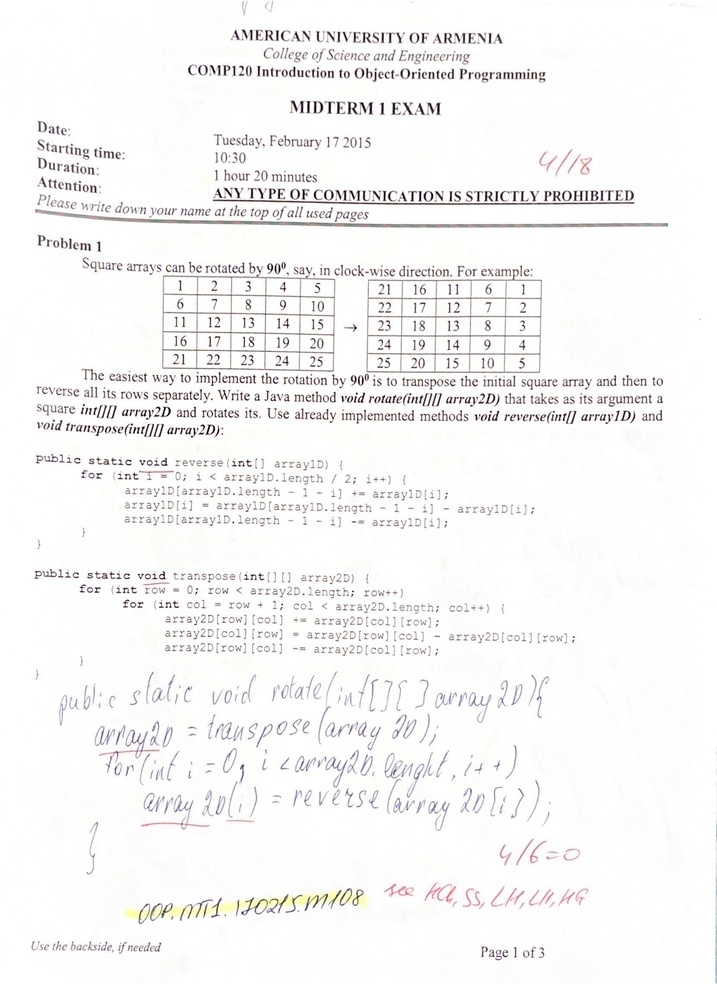
#> input picture img5.jpg, 717 x 984 px, shrunk from 1661 x 2280 before the run, found by its file name
$ python stabilizer_v1.py
#> lines starting #> are read from the running program, lines starting #| are printed output that depends on the picture; after the words box and inside, x2 and y2 are one past the last pixel; in counts of white or black regions, pixels touching at a corner belong together; long printed decimals are rounded
#> in main, im is the input picture: shape (984, 717, 3); mean B, G, R 245.5, 245.8, 246.5
"""
STAGE 1

1. MANUALLY: eliminate the printed text and crop the handwriting
2. AUTOMATED: remove the instructor’s marks in red
3. AUTOMATED: sharpen, blur and convert the cropped image to binary format
"""

import cv2
import math
import numpy as np
from datetime import datetime
from time import time


def remove_red_marks(image):  # EXAMPLE: T5
    for i in range(image.shape[0]):
        for j in range(image.shape[1]):
            # NOTE: OpenCV stores images in BGR format rather than RGB
            r = int(image[i][j][2])
            g = int(image[i][j][1])
            b = int(image[i][j][0])

            # if red is the highest value and green and blue are about the same
            if r > g and r > b and (g - b) < 30:
                image[i][j] = [255, 255, 255]

    return image


def convert_to_binary_and_save(image):  # EXAMPLE: T7

    # Sharpen and Blur the image
    kernel = np.array([[-1, -1, -1], [-1, 9, -1], [-1, -1, -1]])
    sharpened = cv2.filter2D(image, -1, kernel)  # cv2.filter2D(image, -1, kernel) can be used for a faster computation
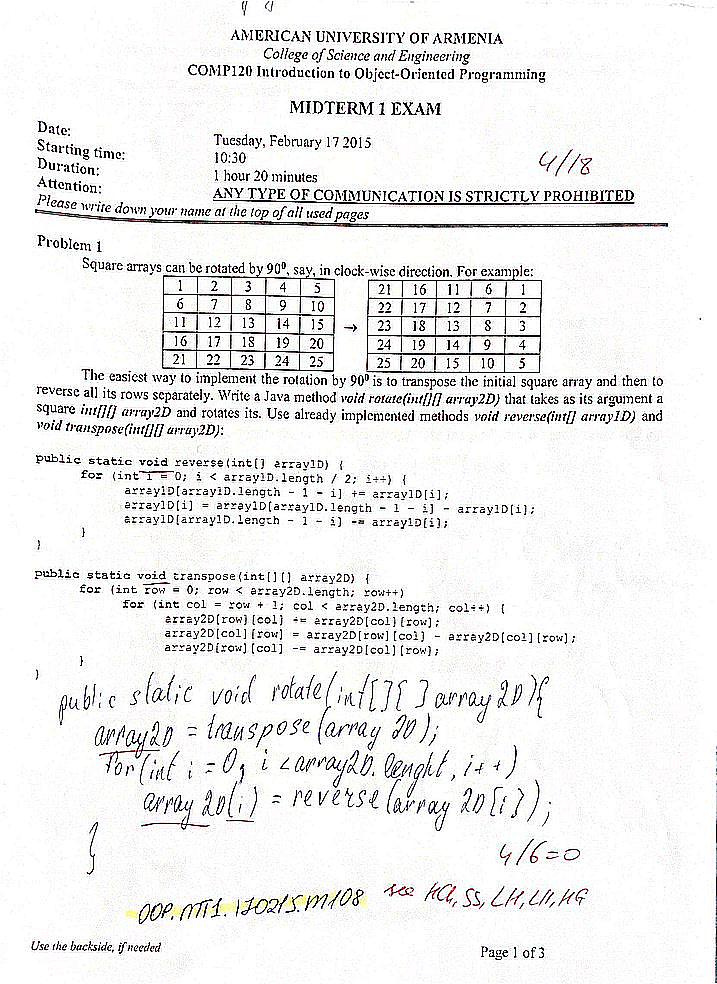
#> sharpened: shape (984, 717, 3); mean B, G, R 237.5, 237.9, 238.1

    blurred = cv2.GaussianBlur(sharpened, (5, 5), 5)
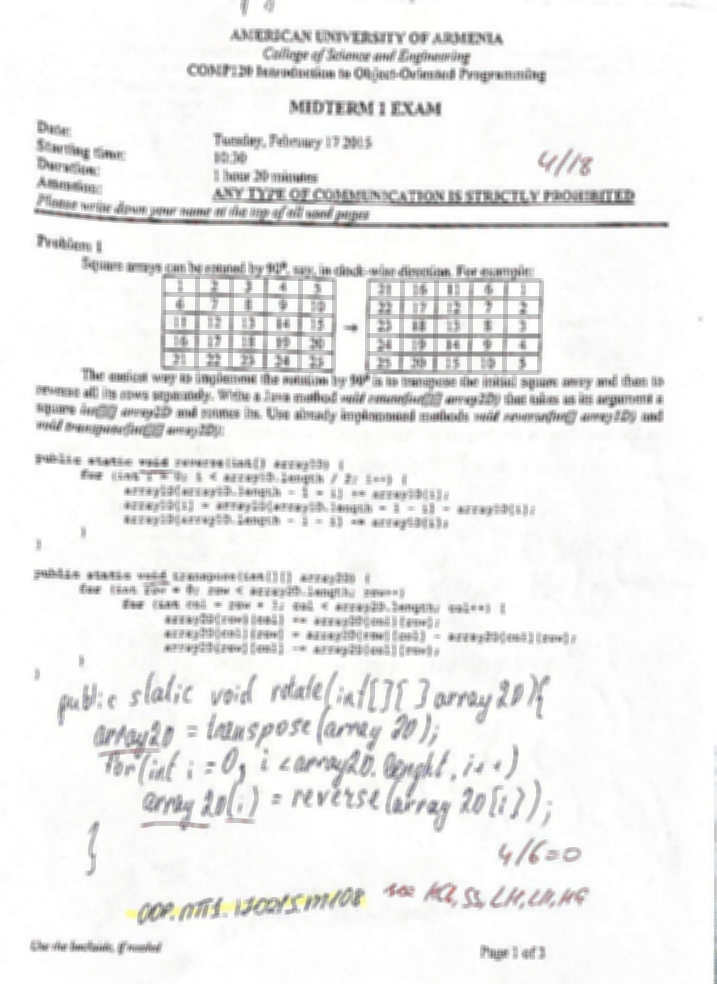
#> blurred: shape (984, 717, 3); mean B, G, R 237.5, 237.9, 238.1

    # To grayscale
    gray = cv2.cvtColor(blurred, cv2.COLOR_BGR2GRAY)

    cv2.imwrite('beforeAC.jpg', gray)

    # # Apply automatic contrast
    # clahe = cv2.createCLAHE(clipLimit=2.0, tileGridSize=(8, 8))
    # contrast_enhanced = clahe.apply(gray)


    # To binary
    _, binary = cv2.threshold(gray, 127, 255, cv2.THRESH_BINARY)
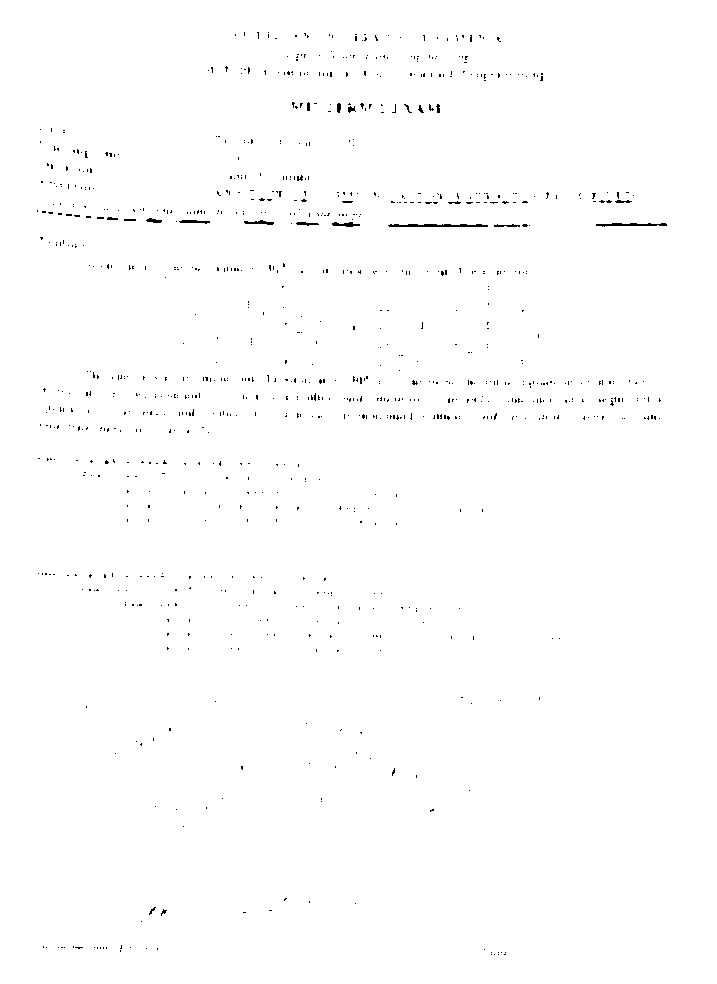
#> binary: shape (984, 717); 99.4% white; black in thin lines or dots, all inside (x1, y1, x2, y2) = (37, 32, 667, 955)

    return binary


def apply_hough_transform(image):  # EXAMPLE: T17
    ## Edge detection
    # edges = cv2.Canny(blurred, 50, 150, apertureSize=3)
    # gray = cv2.cvtColor(image, cv2.COLOR_BGR2GRAY)
    _, thresh = cv2.threshold(image, 0, 255, cv2.THRESH_BINARY_INV + cv2.THRESH_OTSU)

    # Apply Hough Transform
    lines = cv2.HoughLines(thresh, 1, np.pi / 180, 200)
#> lines = [[218, 1.59], [225, 1.57]]

    cimg = np.copy(image)  # EXAMPLE: T11
    # Draw the lines on the original image
    if lines is not None:
        for rho, theta in lines[:, 0]:
            a = np.cos(theta)
            b = np.sin(theta)
            x0 = a * rho
            y0 = b * rho
            x1 = int(x0 + 1000 * (-b))
            y1 = int(y0 + 1000 * (a))
            x2 = int(x0 - 1000 * (-b))
            y2 = int(y0 - 1000 * (a))
            cv2.line(cimg, (x1, y1), (x2, y2), (0, 0, 255), 2)
#> this loop made 2 passes
#> (rho, theta, a, b, x0, y0, x1, y1) on passes 1 to 2: (218, 1.59, -0.0175, 1, -3.8, 218, -1003, 200), (225, 1.57, -4.37e-08, 1, -9.84e-06, 225, -1000, 224)
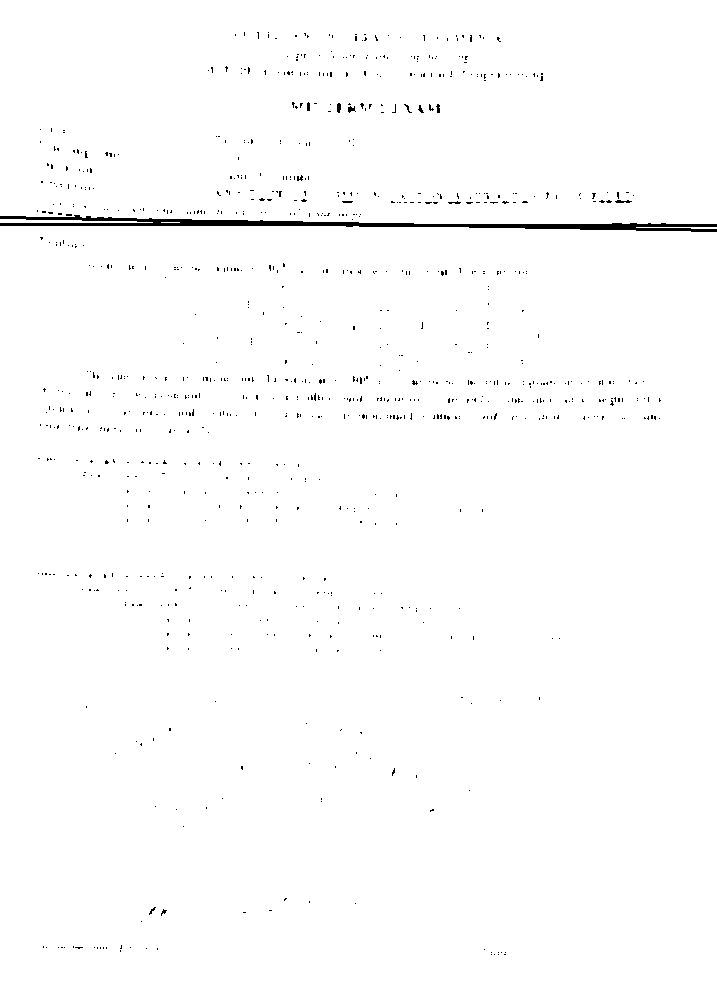
#> cimg: shape (984, 717); 99% white; 943 black regions (932 under 20 px), largest, box (x1, y1, x2, y2) and area: (0, 215, 717, 232) 3783, (615, 200, 632, 203) 35, (337, 103, 341, 113) 34

    # cv2.imwrite('INI.jpg', cimg)

    # average of theta values from Hough Transform
    if lines is not None:
        theta_radians = np.mean(lines[:, 0][:, 1])
#> theta_radians = 1.58

        # Convert theta to degrees
        theta_degrees = math.degrees(theta_radians)
#> theta_degrees = 90.5

        # Calculate the angle of the line with the x-axis
        angle = 90 - theta_degrees
#> angle = -0.5

        print("Average Theta (degrees):", angle, round(angle, 2))
#| Average Theta (degrees): -0.5 -0.5

        # Rotate the image if the angle < 10 degrees
        if abs(angle) < 10:
            # Get the dimensions of the image
            height, width = image.shape[:2]
#> height = 984; width = 717
            center = (width / 2, height / 2)
#> center = (358.5, 492)
            rotation_matrix = cv2.getRotationMatrix2D(center, -round(angle, 2), 1.0)
#> rotation_matrix = [[1, 0.00873, -4.28], [-0.00873, 1, 3.15]]
            image = cv2.warpAffine(image, rotation_matrix, (width, height), borderValue=(255, 255, 255))
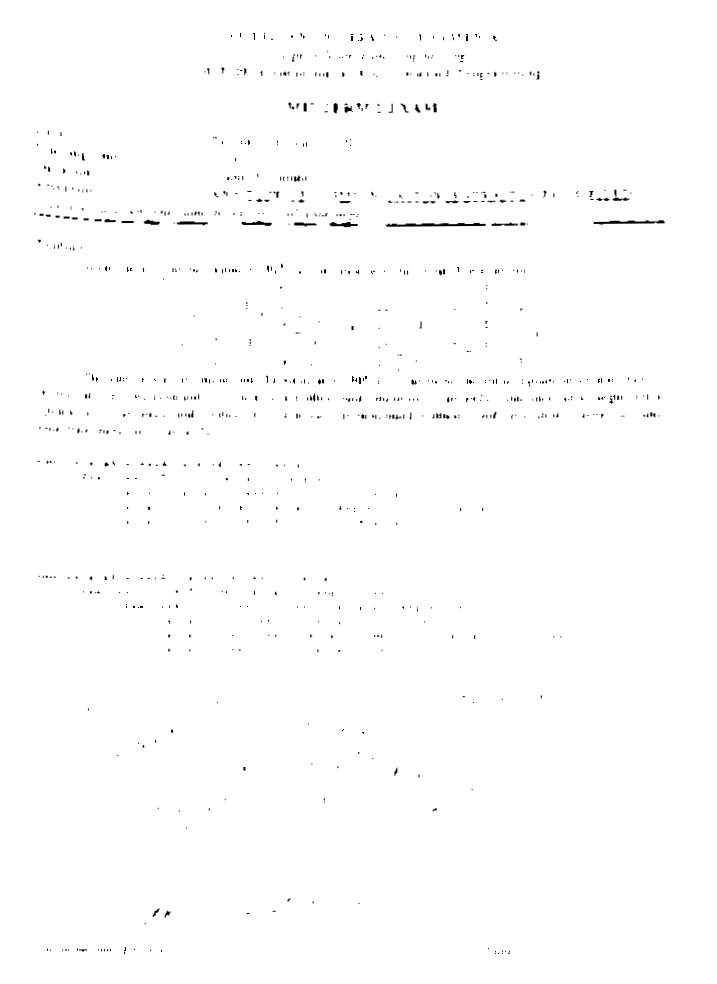
#> image: shape (984, 717); min 0, max 255, mean 253.5

    return image


def main():
    ## Read

    filename = 'img5.jpg'
    im = cv2.imread(filename)

    ## Image Manipulation

    # im = remove_red_marks(im)
    im = convert_to_binary_and_save(im)
    im = apply_hough_transform(im)

    ## Write

    # today = datetime.now().strftime("%d%m%y")
    # today = str(round(time()))[-6:]  # consistent for 11 days after dec 21st 2023
    # cv2.imwrite(f'CRS.TST.{today}.{filename.split(".")[0]}_bin.png', im)
    cv2.imwrite('imgtest1.jpg', im)

main()

$ run again, with A1.jpg copied over img5.jpg
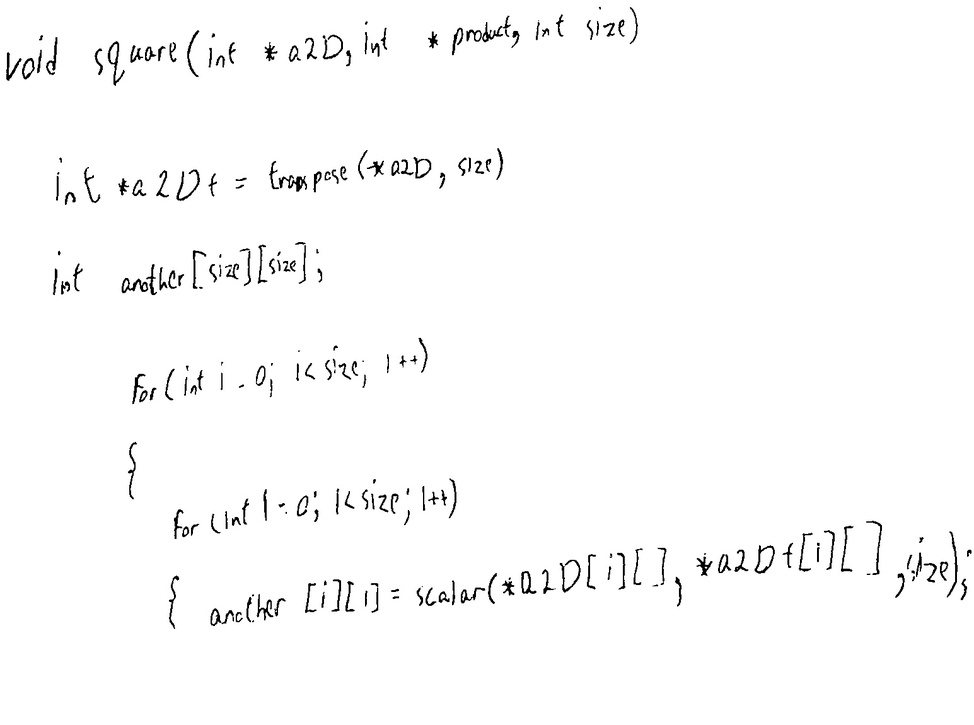
#> input picture A1.jpg, 974 x 725 px, shrunk from 1545 x 1150 before the run, found by its file name
#> in main, im is the input picture: shape (725, 974, 3); min 0, max 255, mean 250.8
#> in convert_to_binary_and_save, `blurred = cv2.GaussianBlur(sharpened, (5, 5), 5)`:
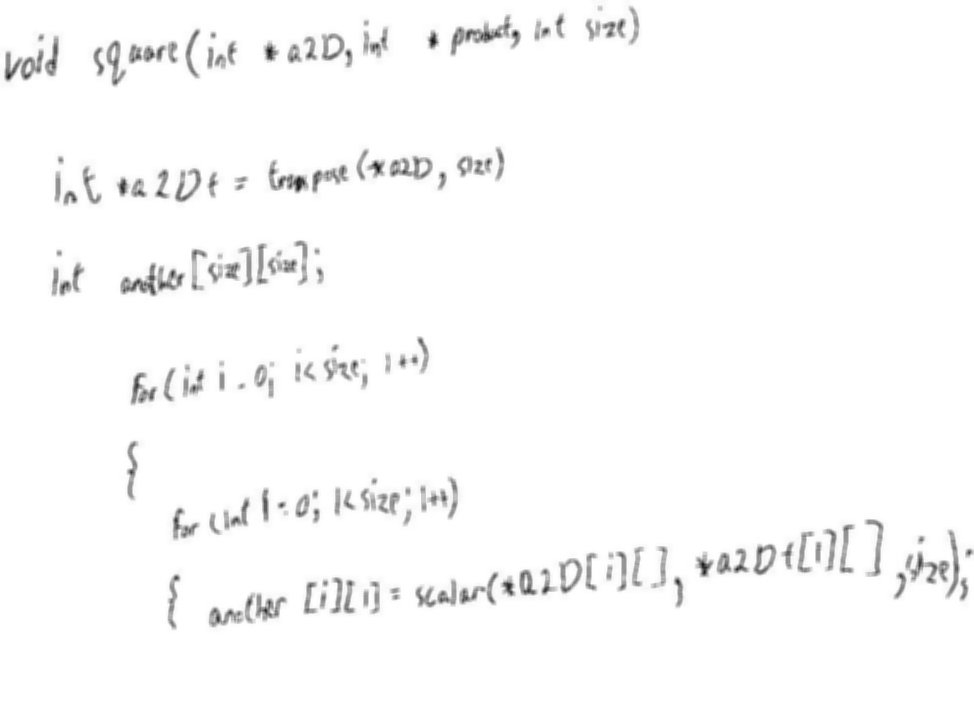
#> blurred: shape (725, 974, 3); min 11, max 255, mean 250.3
#> in convert_to_binary_and_save, `_, binary = cv2.threshold(gray, 127, 255, cv2.THRESH_BINARY)`:
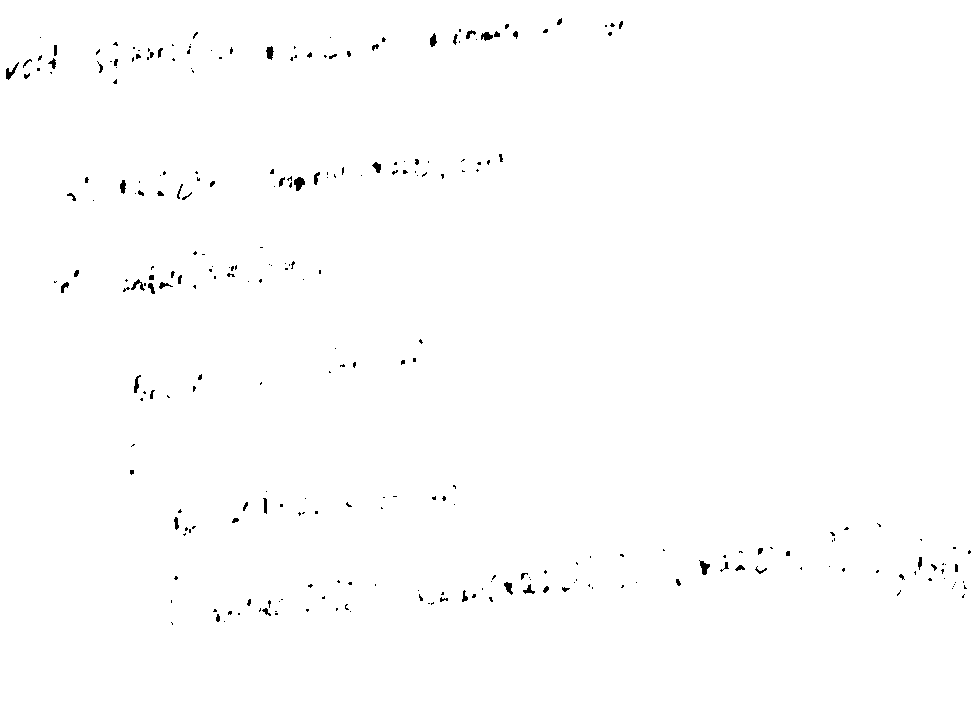
#> binary: shape (725, 974); 99.5% white; 275 black regions (211 under 20 px), largest, box (x1, y1, x2, y2) and area: (294, 177, 305, 191) 101, (699, 560, 710, 575) 86, (6, 62, 19, 80) 81
#> lines = None

$ run again, with A111.jpg copied over img5.jpg
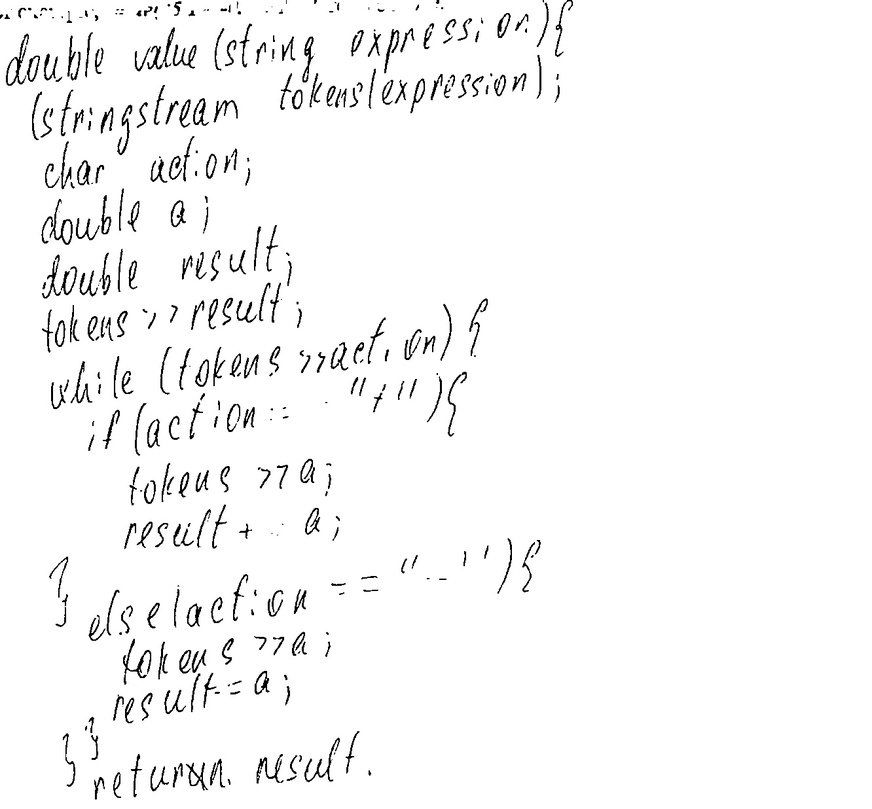
#> input picture A111.jpg, 872 x 809 px, shrunk from 1332 x 1236 before the run, found by its file name
#> in main, im is the input picture: shape (809, 872, 3); min 0, max 255, mean 247.3
#> in convert_to_binary_and_save, `blurred = cv2.GaussianBlur(sharpened, (5, 5), 5)`:
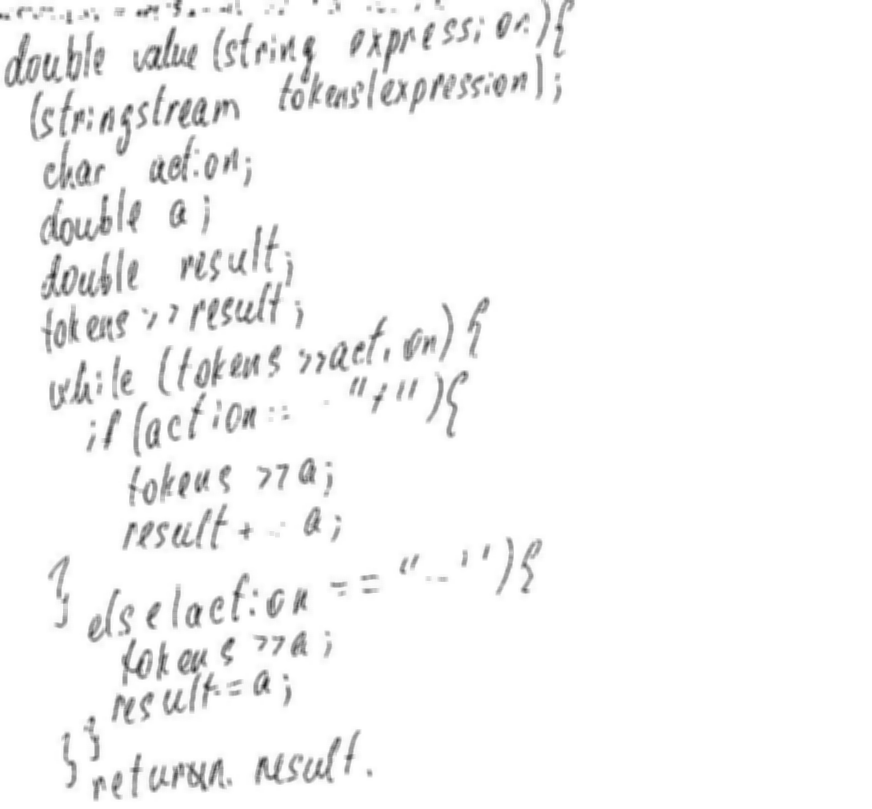
#> blurred: shape (809, 872, 3); min 33, max 255, mean 246.5
#> in convert_to_binary_and_save, `_, binary = cv2.threshold(gray, 127, 255, cv2.THRESH_BINARY)`:
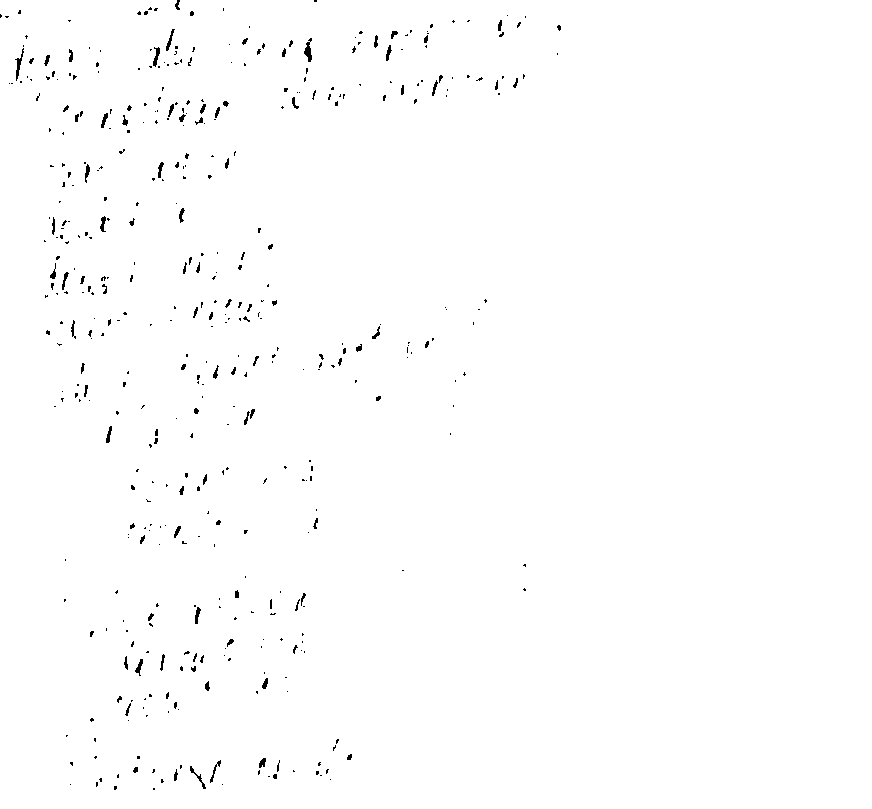
#> binary: shape (809, 872); 99.2% white; black in thin lines or dots, all inside (x1, y1, x2, y2) = (0, 0, 561, 790)
#> lines = None
